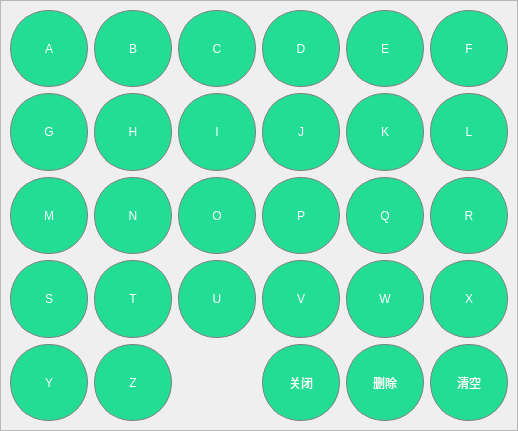
<?xml version="1.0" encoding="UTF-8"?>
<ui version="4.0">
 <class>Keyboad</class>
 <widget class="QWidget" name="Keyboad">
  <property name="geometry">
   <rect>
    <x>0</x>
    <y>0</y>
    <width>518</width>
    <height>431</height>
   </rect>
  </property>
  <property name="windowTitle">
   <string>Form</string>
  </property>
  <layout class="QHBoxLayout" name="horizontalLayout">
   <property name="leftMargin">
    <number>0</number>
   </property>
   <property name="topMargin">
    <number>0</number>
   </property>
   <property name="rightMargin">
    <number>0</number>
   </property>
   <property name="bottomMargin">
    <number>0</number>
   </property>
   <item>
    <widget class="QFrame" name="frame">
     <property name="styleSheet">
      <string notr="true">QPushButton{
border:1px solid grey;
background-color: rgb(36, 221, 149);
border-radius:38px;
font: 75 22px &quot;WenQuanYi Micro Hei Mono&quot;;
color: rgb(255, 255, 255);
}
QPushButton:pressed{
border:1px solid grey;
background-color: rgb(25, 200, 137);
border-radius:38px;
font: 75 22px &quot;WenQuanYi Micro Hei Mono&quot;;
color: rgb(255, 255, 255);
}</string>
     </property>
     <property name="frameShape">
      <enum>QFrame::StyledPanel</enum>
     </property>
     <property name="frameShadow">
      <enum>QFrame::Raised</enum>
     </property>
     <layout class="QGridLayout" name="gridLayout">
      <item row="0" column="0">
       <widget class="QPushButton" name="pushButton">
        <property name="sizePolicy">
         <sizepolicy hsizetype="Preferred" vsizetype="Preferred">
          <horstretch>0</horstretch>
          <verstretch>0</verstretch>
         </sizepolicy>
        </property>
        <property name="text">
         <string>A</string>
        </property>
       </widget>
      </item>
      <item row="0" column="1">
       <widget class="QPushButton" name="pushButton_2">
        <property name="sizePolicy">
         <sizepolicy hsizetype="Preferred" vsizetype="Preferred">
          <horstretch>0</horstretch>
          <verstretch>0</verstretch>
         </sizepolicy>
        </property>
        <property name="text">
         <string>B</string>
        </property>
       </widget>
      </item>
      <item row="0" column="2">
       <widget class="QPushButton" name="pushButton_3">
        <property name="sizePolicy">
         <sizepolicy hsizetype="Preferred" vsizetype="Preferred">
          <horstretch>0</horstretch>
          <verstretch>0</verstretch>
         </sizepolicy>
        </property>
        <property name="text">
         <string>C</string>
        </property>
       </widget>
      </item>
      <item row="0" column="3">
       <widget class="QPushButton" name="pushButton_4">
        <property name="sizePolicy">
         <sizepolicy hsizetype="Preferred" vsizetype="Preferred">
          <horstretch>0</horstretch>
          <verstretch>0</verstretch>
         </sizepolicy>
        </property>
        <property name="text">
         <string>D</string>
        </property>
       </widget>
      </item>
      <item row="0" column="4">
       <widget class="QPushButton" name="pushButton_5">
        <property name="sizePolicy">
         <sizepolicy hsizetype="Preferred" vsizetype="Preferred">
          <horstretch>0</horstretch>
          <verstretch>0</verstretch>
         </sizepolicy>
        </property>
        <property name="text">
         <string>E</string>
        </property>
       </widget>
      </item>
      <item row="0" column="5">
       <widget class="QPushButton" name="pushButton_6">
        <property name="sizePolicy">
         <sizepolicy hsizetype="Preferred" vsizetype="Preferred">
          <horstretch>0</horstretch>
          <verstretch>0</verstretch>
         </sizepolicy>
        </property>
        <property name="text">
         <string>F</string>
        </property>
       </widget>
      </item>
      <item row="1" column="0">
       <widget class="QPushButton" name="pushButton_11">
        <property name="sizePolicy">
         <sizepolicy hsizetype="Preferred" vsizetype="Preferred">
          <horstretch>0</horstretch>
          <verstretch>0</verstretch>
         </sizepolicy>
        </property>
        <property name="text">
         <string>G</string>
        </property>
       </widget>
      </item>
      <item row="1" column="1">
       <widget class="QPushButton" name="pushButton_7">
        <property name="sizePolicy">
         <sizepolicy hsizetype="Preferred" vsizetype="Preferred">
          <horstretch>0</horstretch>
          <verstretch>0</verstretch>
         </sizepolicy>
        </property>
        <property name="text">
         <string>H</string>
        </property>
       </widget>
      </item>
      <item row="1" column="2">
       <widget class="QPushButton" name="pushButton_12">
        <property name="sizePolicy">
         <sizepolicy hsizetype="Preferred" vsizetype="Preferred">
          <horstretch>0</horstretch>
          <verstretch>0</verstretch>
         </sizepolicy>
        </property>
        <property name="text">
         <string>I</string>
        </property>
       </widget>
      </item>
      <item row="1" column="3">
       <widget class="QPushButton" name="pushButton_9">
        <property name="sizePolicy">
         <sizepolicy hsizetype="Preferred" vsizetype="Preferred">
          <horstretch>0</horstretch>
          <verstretch>0</verstretch>
         </sizepolicy>
        </property>
        <property name="text">
         <string>J</string>
        </property>
       </widget>
      </item>
      <item row="1" column="4">
       <widget class="QPushButton" name="pushButton_10">
        <property name="sizePolicy">
         <sizepolicy hsizetype="Preferred" vsizetype="Preferred">
          <horstretch>0</horstretch>
          <verstretch>0</verstretch>
         </sizepolicy>
        </property>
        <property name="text">
         <string>K</string>
        </property>
       </widget>
      </item>
      <item row="1" column="5">
       <widget class="QPushButton" name="pushButton_8">
        <property name="sizePolicy">
         <sizepolicy hsizetype="Preferred" vsizetype="Preferred">
          <horstretch>0</horstretch>
          <verstretch>0</verstretch>
         </sizepolicy>
        </property>
        <property name="text">
         <string>L</string>
        </property>
       </widget>
      </item>
      <item row="2" column="0">
       <widget class="QPushButton" name="pushButton_17">
        <property name="sizePolicy">
         <sizepolicy hsizetype="Preferred" vsizetype="Preferred">
          <horstretch>0</horstretch>
          <verstretch>0</verstretch>
         </sizepolicy>
        </property>
        <property name="text">
         <string>M</string>
        </property>
       </widget>
      </item>
      <item row="2" column="1">
       <widget class="QPushButton" name="pushButton_13">
        <property name="sizePolicy">
         <sizepolicy hsizetype="Preferred" vsizetype="Preferred">
          <horstretch>0</horstretch>
          <verstretch>0</verstretch>
         </sizepolicy>
        </property>
        <property name="text">
         <string>N</string>
        </property>
       </widget>
      </item>
      <item row="2" column="2">
       <widget class="QPushButton" name="pushButton_18">
        <property name="sizePolicy">
         <sizepolicy hsizetype="Preferred" vsizetype="Preferred">
          <horstretch>0</horstretch>
          <verstretch>0</verstretch>
         </sizepolicy>
        </property>
        <property name="text">
         <string>O</string>
        </property>
       </widget>
      </item>
      <item row="2" column="3">
       <widget class="QPushButton" name="pushButton_15">
        <property name="sizePolicy">
         <sizepolicy hsizetype="Preferred" vsizetype="Preferred">
          <horstretch>0</horstretch>
          <verstretch>0</verstretch>
         </sizepolicy>
        </property>
        <property name="text">
         <string>P</string>
        </property>
       </widget>
      </item>
      <item row="2" column="4">
       <widget class="QPushButton" name="pushButton_16">
        <property name="sizePolicy">
         <sizepolicy hsizetype="Preferred" vsizetype="Preferred">
          <horstretch>0</horstretch>
          <verstretch>0</verstretch>
         </sizepolicy>
        </property>
        <property name="text">
         <string>Q</string>
        </property>
       </widget>
      </item>
      <item row="2" column="5">
       <widget class="QPushButton" name="pushButton_14">
        <property name="sizePolicy">
         <sizepolicy hsizetype="Preferred" vsizetype="Preferred">
          <horstretch>0</horstretch>
          <verstretch>0</verstretch>
         </sizepolicy>
        </property>
        <property name="text">
         <string>R</string>
        </property>
       </widget>
      </item>
      <item row="3" column="0">
       <widget class="QPushButton" name="pushButton_23">
        <property name="sizePolicy">
         <sizepolicy hsizetype="Preferred" vsizetype="Preferred">
          <horstretch>0</horstretch>
          <verstretch>0</verstretch>
         </sizepolicy>
        </property>
        <property name="text">
         <string>S</string>
        </property>
       </widget>
      </item>
      <item row="3" column="1">
       <widget class="QPushButton" name="pushButton_19">
        <property name="sizePolicy">
         <sizepolicy hsizetype="Preferred" vsizetype="Preferred">
          <horstretch>0</horstretch>
          <verstretch>0</verstretch>
         </sizepolicy>
        </property>
        <property name="text">
         <string>T</string>
        </property>
       </widget>
      </item>
      <item row="3" column="2">
       <widget class="QPushButton" name="pushButton_24">
        <property name="sizePolicy">
         <sizepolicy hsizetype="Preferred" vsizetype="Preferred">
          <horstretch>0</horstretch>
          <verstretch>0</verstretch>
         </sizepolicy>
        </property>
        <property name="text">
         <string>U</string>
        </property>
       </widget>
      </item>
      <item row="3" column="3">
       <widget class="QPushButton" name="pushButton_21">
        <property name="sizePolicy">
         <sizepolicy hsizetype="Preferred" vsizetype="Preferred">
          <horstretch>0</horstretch>
          <verstretch>0</verstretch>
         </sizepolicy>
        </property>
        <property name="text">
         <string>V</string>
        </property>
       </widget>
      </item>
      <item row="3" column="4">
       <widget class="QPushButton" name="pushButton_22">
        <property name="sizePolicy">
         <sizepolicy hsizetype="Preferred" vsizetype="Preferred">
          <horstretch>0</horstretch>
          <verstretch>0</verstretch>
         </sizepolicy>
        </property>
        <property name="text">
         <string>W</string>
        </property>
       </widget>
      </item>
      <item row="3" column="5">
       <widget class="QPushButton" name="pushButton_20">
        <property name="sizePolicy">
         <sizepolicy hsizetype="Preferred" vsizetype="Preferred">
          <horstretch>0</horstretch>
          <verstretch>0</verstretch>
         </sizepolicy>
        </property>
        <property name="text">
         <string>X</string>
        </property>
       </widget>
      </item>
      <item row="4" column="0">
       <widget class="QPushButton" name="pushButton_25">
        <property name="sizePolicy">
         <sizepolicy hsizetype="Preferred" vsizetype="Preferred">
          <horstretch>0</horstretch>
          <verstretch>0</verstretch>
         </sizepolicy>
        </property>
        <property name="text">
         <string>Y</string>
        </property>
       </widget>
      </item>
      <item row="4" column="1">
       <widget class="QPushButton" name="pushButton_26">
        <property name="sizePolicy">
         <sizepolicy hsizetype="Preferred" vsizetype="Preferred">
          <horstretch>0</horstretch>
          <verstretch>0</verstretch>
         </sizepolicy>
        </property>
        <property name="text">
         <string>Z</string>
        </property>
       </widget>
      </item>
      <item row="4" column="3">
       <widget class="QPushButton" name="pushButton_29">
        <property name="sizePolicy">
         <sizepolicy hsizetype="Preferred" vsizetype="Preferred">
          <horstretch>0</horstretch>
          <verstretch>0</verstretch>
         </sizepolicy>
        </property>
        <property name="text">
         <string>关闭</string>
        </property>
       </widget>
      </item>
      <item row="4" column="4">
       <widget class="QPushButton" name="pushButton_27">
        <property name="sizePolicy">
         <sizepolicy hsizetype="Preferred" vsizetype="Preferred">
          <horstretch>0</horstretch>
          <verstretch>0</verstretch>
         </sizepolicy>
        </property>
        <property name="text">
         <string>删除</string>
        </property>
       </widget>
      </item>
      <item row="4" column="5">
       <widget class="QPushButton" name="pushButton_28">
        <property name="sizePolicy">
         <sizepolicy hsizetype="Preferred" vsizetype="Preferred">
          <horstretch>0</horstretch>
          <verstretch>0</verstretch>
         </sizepolicy>
        </property>
        <property name="text">
         <string>清空</string>
        </property>
       </widget>
      </item>
     </layout>
    </widget>
   </item>
  </layout>
 </widget>
 <resources/>
 <connections/>
</ui>
